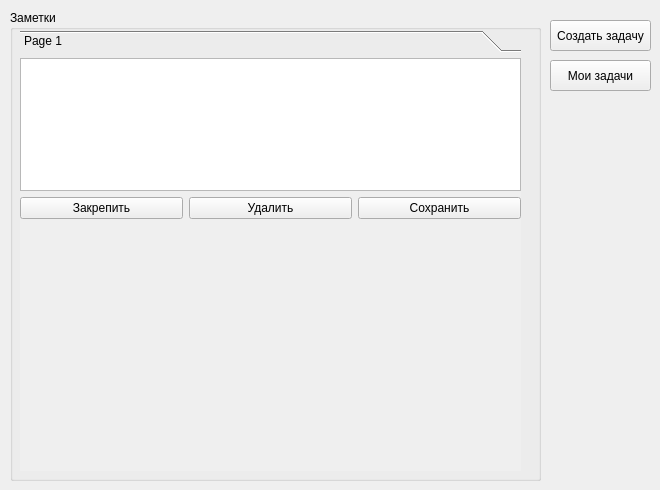
   <widget class="QWidget" name="page_5">
    <widget class="QGroupBox" name="groupBox_notices">
     <property name="geometry">
      <rect>
       <x>10</x>
       <y>10</y>
       <width>531</width>
       <height>471</height>
      </rect>
     </property>
     <property name="title">
      <string>Заметки</string>
     </property>
     <widget class="QToolBox" name="toolBox_not">
      <property name="geometry">
       <rect>
        <x>10</x>
        <y>20</y>
        <width>501</width>
        <height>441</height>
       </rect>
      </property>
      <property name="currentIndex">
       <number>0</number>
      </property>
      <widget class="QWidget" name="page_6">
       <property name="geometry">
        <rect>
         <x>0</x>
         <y>0</y>
         <width>501</width>
         <height>411</height>
        </rect>
       </property>
       <attribute name="label">
        <string>Page 1</string>
       </attribute>
       <widget class="QWidget" name="verticalLayoutWidget_5">
        <property name="geometry">
         <rect>
          <x>0</x>
          <y>0</y>
          <width>501</width>
          <height>161</height>
         </rect>
        </property>
        <layout class="QVBoxLayout" name="verticalLayout_14">
         <item>
          <widget class="QTextBrowser" name="textBrowser"/>
         </item>
         <item>
          <layout class="QHBoxLayout" name="horizontalLayout_2">
           <item>
            <widget class="QPushButton" name="pushButton_attach_not">
             <property name="text">
              <string>Закрепить</string>
             </property>
            </widget>
           </item>
           <item>
            <widget class="QPushButton" name="pushButton_del_not">
             <property name="text">
              <string>Удалить</string>
             </property>
            </widget>
           </item>
           <item>
            <widget class="QPushButton" name="pushButton_save_not">
             <property name="text">
              <string>Сохранить</string>
             </property>
            </widget>
           </item>
          </layout>
         </item>
        </layout>
       </widget>
      </widget>
     </widget>
    </widget>
    <widget class="QPushButton" name="pushButton_cret_tsk_not">
     <property name="geometry">
      <rect>
       <x>550</x>
       <y>20</y>
       <width>101</width>
       <height>31</height>
      </rect>
     </property>
     <property name="text">
      <string>Создать задачу</string>
     </property>
    </widget>
    <widget class="QPushButton" name="pushButton_my_task_not">
     <property name="geometry">
      <rect>
       <x>550</x>
       <y>60</y>
       <width>101</width>
       <height>31</height>
      </rect>
     </property>
     <property name="text">
      <string>Мои задачи</string>
     </property>
    </widget>
   </widget>
